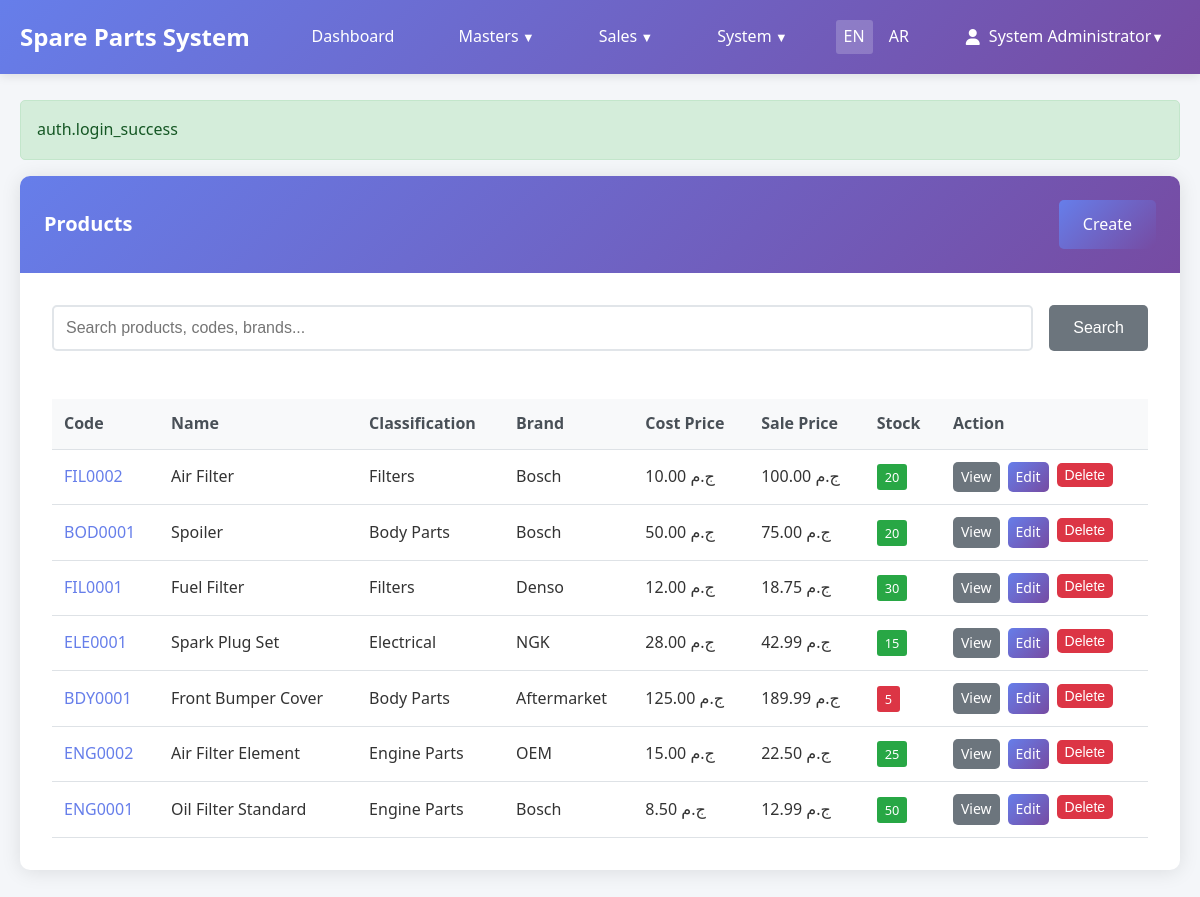
Screenshot of /products (signed in) with the database file from the repository.
### tables this page shows
CREATE TABLE `sp_products` (
  `id` int NOT NULL AUTO_INCREMENT,
  `classification` varchar(100) NOT NULL,
  `code` varchar(50) NOT NULL,
  `name` varchar(255) NOT NULL,
  `cost_price` decimal(12,2) DEFAULT '0.00',
  `sale_price` decimal(12,2) DEFAULT '0.00',
  `currency_code` varchar(3) NOT NULL DEFAULT 'EGP',
  `color` varchar(100) DEFAULT NULL,
  `brand` varchar(100) DEFAULT NULL,
  `car_make` varchar(100) DEFAULT NULL,
  `car_model` varchar(100) DEFAULT NULL,
  `total_qty` decimal(10,2) NOT NULL DEFAULT '0.00',
  `reserved_quotes` decimal(10,2) NOT NULL DEFAULT '0.00',
  `reserved_orders` decimal(10,2) NOT NULL DEFAULT '0.00',
  `created_at` timestamp NOT NULL DEFAULT CURRENT_TIMESTAMP,
  PRIMARY KEY (`id`),
  UNIQUE KEY `code` (`code`),
  KEY `idx_classification` (`classification`),
  KEY `idx_name` (`name`),
  KEY `idx_brand` (`brand`),
  KEY `idx_car_make_model` (`car_make`,`car_model`),
  KEY `fk_products_currency` (`currency_code`),
  CONSTRAINT `fk_products_currency` FOREIGN KEY (`currency_code`) REFERENCES `sp_currencies` (`code`) ON UPDATE CASCADE
);

CREATE TABLE `sp_currencies` (
  `id` int NOT NULL AUTO_INCREMENT,
  `code` varchar(3) NOT NULL,
  `name` varchar(50) NOT NULL,
  `symbol` varchar(10) NOT NULL,
  `is_primary` tinyint(1) NOT NULL DEFAULT '0',
  `is_active` tinyint(1) NOT NULL DEFAULT '1',
  `exchange_rate` decimal(10,6) NOT NULL DEFAULT '1.000000',
  `decimal_places` tinyint NOT NULL DEFAULT '2',
  `created_at` timestamp NOT NULL DEFAULT CURRENT_TIMESTAMP,
  `updated_at` timestamp NOT NULL DEFAULT CURRENT_TIMESTAMP ON UPDATE CURRENT_TIMESTAMP,
  PRIMARY KEY (`id`),
  UNIQUE KEY `code` (`code`),
  KEY `is_primary` (`is_primary`),
  KEY `is_active` (`is_active`)
);

### app/views/products/index.php (the view, shortened to what the rows shown need)
<div class="card">
    <div class="card-header">
        <div style="display: flex; justify-content: space-between; align-items: center;">
            <h1 class="card-title"><?= I18n::t('navigation.products') ?></h1>
            <a href="/products/create" class="btn btn-primary"><?= I18n::t('actions.create') ?></a>
        </div>
    </div>
    <div class="card-body">
        <form method="GET" action="/products" style="margin-bottom: 2rem;">
            <div style="display: flex; gap: 1rem;">
                <input
                    type="text"
                    name="search"
                    class="form-control"
                    placeholder="Search products, codes, brands..."
                    value="<?= Helpers::escape($search) ?>"
                    style="flex: 1;"
                >
                <button type="submit" class="btn btn-secondary"><?= I18n::t('actions.search') ?></button>
            </div>
        </form>
        <div class="table-responsive">
            <table class="table">
                <thead>
                    <tr>
                        <th>Code</th>
                        <th><?= I18n::t('common.name') ?></th>
                        <th>Classification</th>
                        <th>Brand</th>
                        <th>Cost Price</th>
                        <th>Sale Price</th>
                        <th>Stock</th>
                        <th><?= I18n::t('common.action') ?></th>
                    </tr>
                </thead>
                <tbody>
                    <?php if (!empty($products['data'])): ?>
                        <?php foreach ($products['data'] as $product): ?>
                            <tr>
                                <td>
                                    <a href="/products/<?= $product['id'] ?>" style="text-decoration: none; color: #667eea;">
                                        <?= Helpers::escape($product['code']) ?>
                                    </a>
                                </td>
                                <td><?= Helpers::escape($product['name']) ?></td>
                                <td><?= Helpers::escape($product['classification']) ?></td>
                                <td><?= Helpers::escape($product['brand']) ?></td>
                                <td><?= Helpers::formatCurrency($product['cost_price']) ?></td>
                                <td><?= Helpers::formatCurrency($product['sale_price']) ?></td>
                                <td>
                                    <span class="stock-indicator <?= $product['total_qty'] <= 5 ? 'low-stock' : '' ?>">
                                        <?= number_format($product['total_qty']) ?>
                                    </span>
                                </td>
                                <td>
                                    <div style="display: flex; gap: 0.5rem;">
                                        <a href="/products/<?= $product['id'] ?>" class="btn btn-sm btn-secondary"><?= I18n::t('actions.view') ?></a>
                                        <a href="/products/<?= $product['id'] ?>/edit" class="btn btn-sm btn-primary"><?= I18n::t('actions.edit') ?></a>
                                        <form method="POST" action="/products/<?= $product['id'] ?>/delete" style="display: inline;"
                                              onsubmit="return confirm('Are you sure you want to delete this product?')">
                                            <button type="submit" class="btn btn-sm btn-danger"><?= I18n::t('actions.delete') ?></button>
                                        </form>
                                    </div>
                                </td>
                            </tr>
                        <?php endforeach; ?>
                    <?php endif; ?>
                </tbody>
            </table>
        </div>
    </div>
</div>
<?php
include __DIR__ . '/../layouts/base.php';
?>

### app/core/Router.php (shortened to what the rows shown need)
<?php
class Router
{
    private array $routes = [];
    private array $groupStack = [];
    public function group(array $attributes, callable $callback): void
    {
        $this->groupStack[] = $attributes;
        array_pop($this->groupStack);
    }
    private function addRoute(string $method, string $path, string $action): void
    {
        $path = '/' . trim($path, '/');
        if ($path !== '/') {
            $path = rtrim($path, '/');
        }
        $route = [
            'method' => $method,
            'path' => $path,
            'action' => $action,
            'middleware' => $this->getGroupMiddleware()
        ];
        $this->routes[] = $route;
    }
    private function getGroupMiddleware(): array
    {
        $middleware = [];
        foreach ($this->groupStack as $group) {
            if (isset($group['auth']) && $group['auth']) {
                $middleware[] = 'auth';
            }
        }
        return $middleware;
    }
    public function resolve(): void
    {
        $method = $_SERVER['REQUEST_METHOD'];
        $path = parse_url($_SERVER['REQUEST_URI'], PHP_URL_PATH);
        $path = '/' . trim($path, '/');
        if ($path !== '/') {
            $path = rtrim($path, '/');
        }
        foreach ($this->routes as $route) {
            if ($route['method'] === $method && $this->matchPath($route['path'], $path)) {
                $this->executeAction($route['action'], $this->extractParams($route['path'], $path));
                return;
            }
        }
    }
    private function matchPath(string $routePath, string $requestPath): bool
    {
        $pattern = preg_replace('/\{[^}]+\}/', '([^/]+)', $routePath);
        $pattern = '#^' . $pattern . '$#';
        return (bool) preg_match($pattern, $requestPath);
    }
    private function extractParams(string $routePath, string $requestPath): array
    {
        $params = [];
        return $params;
    }
    private function executeAction(string $action, array $params = []): void
    {
        [$controllerName, $methodName] = explode('@', $action);
        $controller = new $controllerClass();
        $controller->$methodName($params);
    }
}

### rows the page displays
sp_products: code "FIL0002", name "Air Filter", classification "Filters", brand "Bosch", cost_price.symbol "10.00 ج.م", sale_price.symbol "100.00 ج.م", total_qty "20"
sp_products: code "BOD0001", name "Spoiler", classification "Body Parts", brand "Bosch", cost_price.symbol "50.00 ج.م", sale_price.symbol "75.00 ج.م", total_qty "20"
sp_products: code "FIL0001", name "Fuel Filter", classification "Filters", brand "Denso", cost_price.symbol "12.00 ج.م", sale_price.symbol "18.75 ج.م", total_qty "30"
sp_products: code "ELE0001", name "Spark Plug Set", classification "Electrical", brand "NGK", cost_price.symbol "28.00 ج.م", sale_price.symbol "42.99 ج.م", total_qty "15"
sp_products: code "BDY0001", name "Front Bumper Cover", classification "Body Parts", brand "Aftermarket", cost_price.symbol "125.00 ج.م", sale_price.symbol "189.99 ج.م", total_qty "5"
sp_products: code "ENG0002", name "Air Filter Element", classification "Engine Parts", brand "OEM", cost_price.symbol "15.00 ج.م", sale_price.symbol "22.50 ج.م", total_qty "25"
sp_products: code "ENG0001", name "Oil Filter Standard", classification "Engine Parts", brand "Bosch", cost_price.symbol "8.50 ج.م", sale_price.symbol "12.99 ج.م", total_qty "50"

### other values shown
Helpers::escape($message) "auth.login_success"
